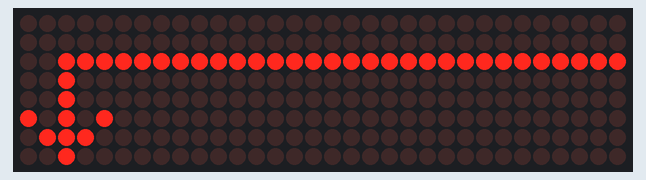
Bench run of a sketch on a simulated Arduino Mega 2560, built with avr-gcc and run on an emulated ATmega2560. Parts: 32×8 LED matrix.

Above: at 0.1 s.

The sketch:

arrowLed.ino
```cpp
#include "LedControl.h"


// DIN,CLK,CS,Number of Matrix
LedControl lc = LedControl(A8, A9, A10, 4);
int num;


void setup() {
  for (num = 0; num < 4; num++) // 留ㅽ듃由?뒪 0踰덈???3踰덇퉴吏  ?명똿
  {
    lc.shutdown(num, false);
    lc.setIntensity(num, 8);
    lc.clearDisplay(num);
  }
} // setup finished

// matrix ?⑥닔 ?좎뼵
void matrix() {
  // ?쒓? '留?瑜??댁쭊?섎줈 諛곗뿴 ?좎뼵
  //http://dotmatrixtool.com/#
  const byte x[8] =
  {
    0x00, 0x00, 0x3f, 0x20, 0x20, 0xa8, 0x70, 0x20
  }; // arrow head
  // ?쒓? '??瑜??댁쭊?섎줈 諛곗뿴 ?좎뼵
  byte r[8] = {
    0x00, 0x00, 0xff, 0x00, 0x00, 0x00, 0x00, 0x00
  }; //-


  // ?쒓? '由?瑜??댁쭊?섎줈 諛곗뿴 ?좎뼵
  byte t[8] = {
    0x00, 0x00, 0xff, 0x00, 0x00, 0x00, 0x00, 0x00
  }; // ------
  // ?쒓? '??瑜??댁쭊?섎줈 諛곗뿴 ?좎뼵
  byte m[8] = {
    0x00, 0x00, 0xff, 0x00, 0x00, 0x00, 0x00, 0x00
  }; // --------


  // lc.setRow ?⑥닔????Row) 湲곗??쇰줈 ?꾪듃留ㅽ듃由?뒪瑜??쒖뼱 lc.setRow(matrix_number,Row,value)
  for (int j = 7; j >= 0; j--) {
    lc.setRow(0, j, m[j]); // 0踰덉㎏ 留ㅽ듃由?뒪?먯꽌 '留?異쒕젰
    lc.setRow(1, j, t[j]); // 1踰덉㎏ 留ㅽ듃由?뒪?먯꽌 '??異쒕젰
    lc.setRow(2, j, r[j]); // 2踰덉㎏ 留ㅽ듃由?뒪?먯꽌 '由?異쒕젰
    lc.setRow(3, j, x[j]); // 3踰덉㎏ 留ㅽ듃由?뒪?먯꽌 '??異쒕젰
  }
  delay(1000);
} // matrix function finished


void loop() {
  matrix();
  for (num = 0; num < 4; num++)  {
    lc.clearDisplay(num);
  }
  delay(1000);
}
```
